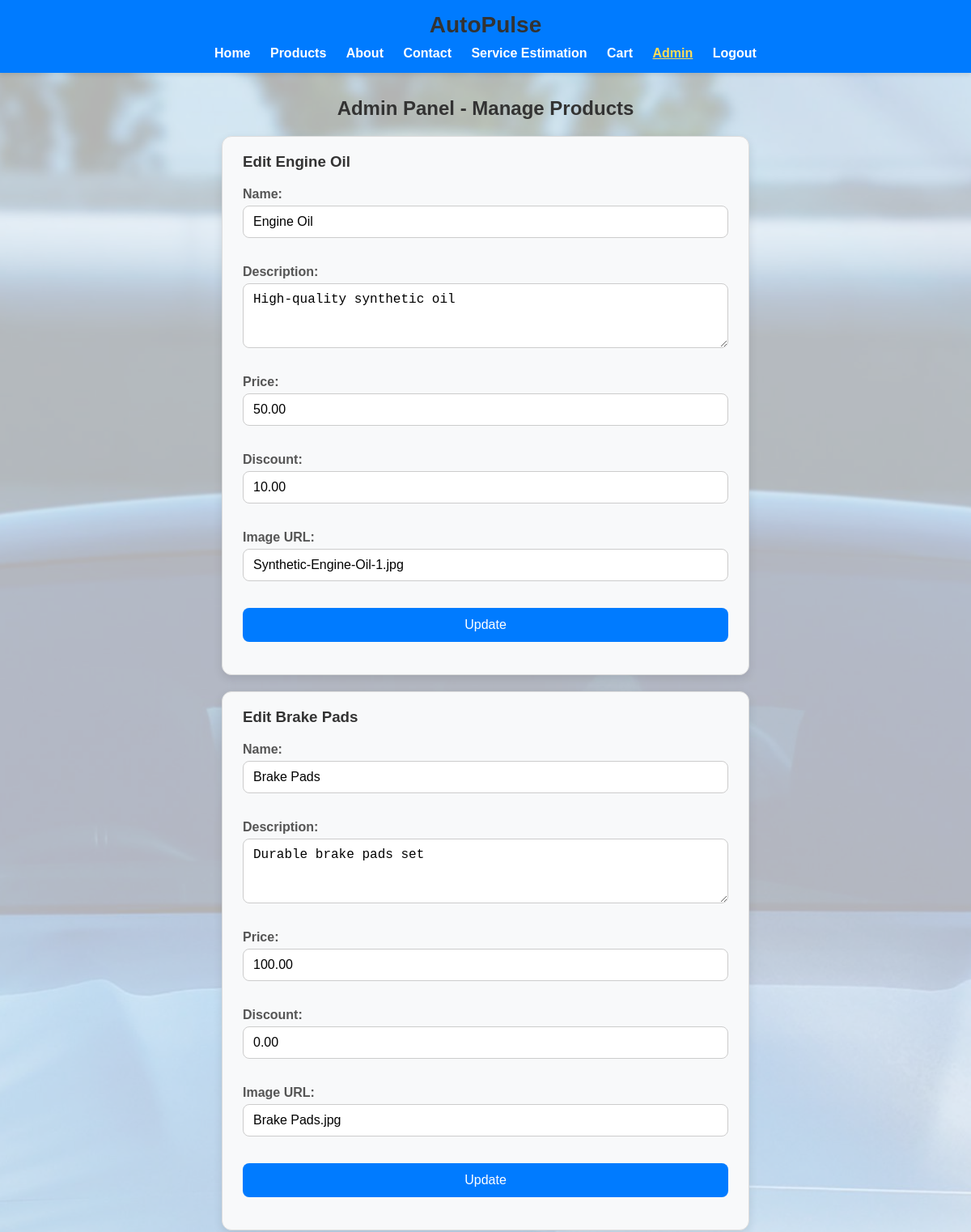
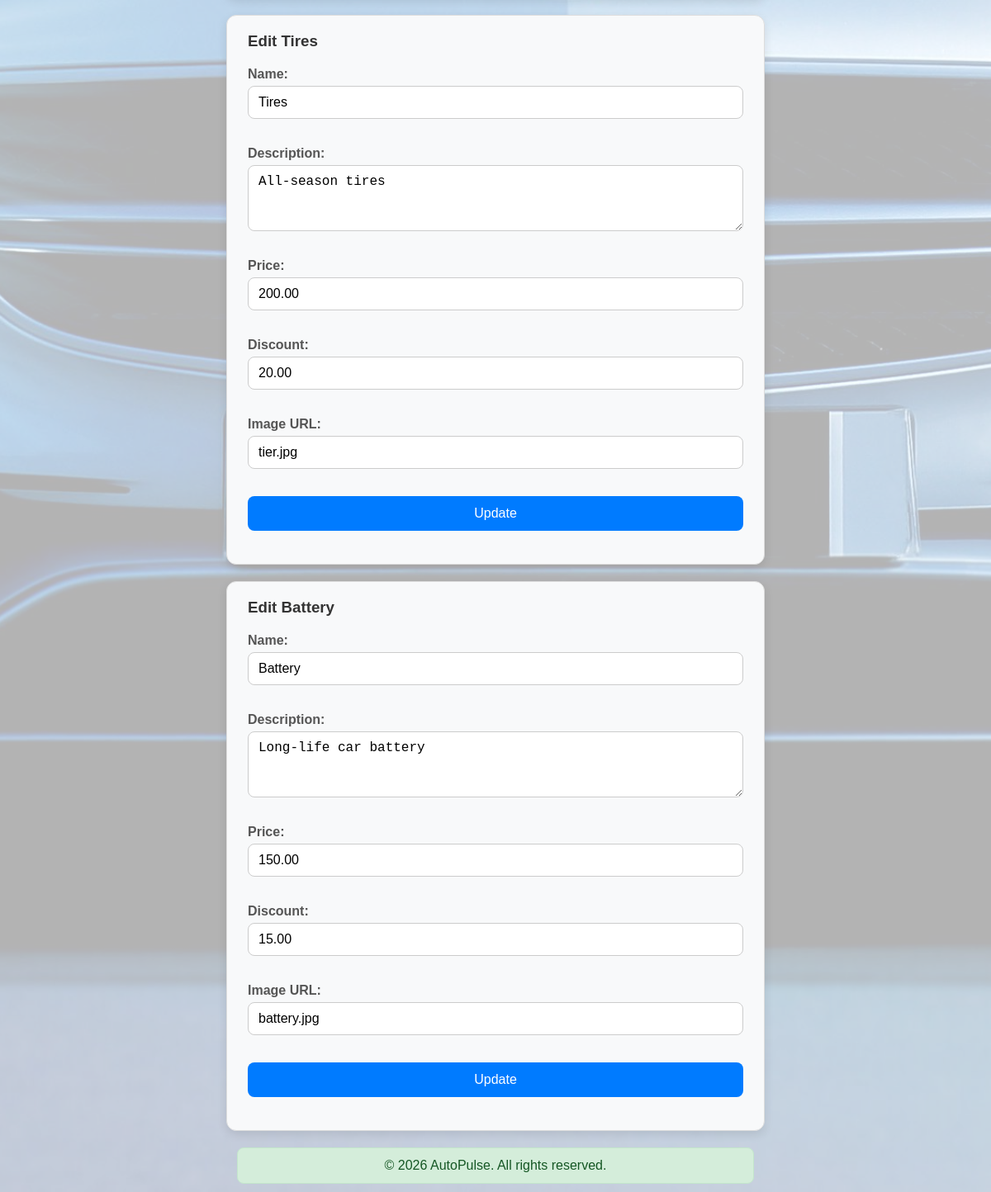
Page /public/index.php?page=admin (signed in) on the committed database (2 pictures, top to bottom).
### tables this page shows
CREATE TABLE `products` (
  `id` int(11) NOT NULL,
  `name` varchar(255) NOT NULL,
  `description` text DEFAULT NULL,
  `price` decimal(10,2) NOT NULL,
  `discount` decimal(10,2) DEFAULT 0.00,
  `image_url` varchar(255) DEFAULT NULL
);

### app/controllers/AdminController.php (called while the page is built, shortened)
<?php
require_once __DIR__ . '/../models/ProductModel.php';
class AdminController
{
    public function index()
    {
        $model = new ProductModel();
        $products = $model->getAll();
        require_once __DIR__ . '/../views/admin.php';
    }
}

### app/models/ProductModel.php (called while the page is built, shortened)
<?php
class ProductModel {
    public function getAll() {
        $db = getDB();
        $stmt = $db->query('SELECT * FROM products');
        return $stmt->fetchAll(PDO::FETCH_ASSOC);
    }
}

### app/views/admin.php (the view, shortened to what this page needs)
<?php require_once 'header.php'; ?>
<link rel="stylesheet" href="<?php echo BASE_URL; ?>CSS/admin.css">
<h2>Admin Panel - Manage Products</h2>
<?php foreach ($products as $product): ?>
    <div class="product">
        <h3>Edit <?php echo htmlspecialchars($product['name']); ?></h3>
        <form method="POST" action="index.php?page=admin">
            <label>Name:</label><input type="text" name="name" value="<?php echo htmlspecialchars($product['name']); ?>"><br>
            <label>Description:</label><textarea name="description"><?php echo htmlspecialchars($product['description']); ?></textarea><br>
            <label>Price:</label><input type="number" step="0.01" name="price" value="<?php echo $product['price']; ?>"><br>
            <label>Discount:</label><input type="number" step="0.01" name="discount" value="<?php echo $product['discount']; ?>"><br>
            <label>Image URL:</label><input type="url" name="image_url" value="<?php echo htmlspecialchars($product['image_url']); ?>"><br>
            <button type="submit">Update</button>
        </form>
    </div>
<?php endforeach; ?>
<?php require_once 'footer.php'; ?>

### public/CSS/style.css (style rules this page uses)
body { font-family: Arial, sans-serif; margin: 20px; }
h1, h2, h3 { color: #333; }
form { margin: 20px 0; }
input, textarea, select { display: block; margin: 5px 0; padding: 5px; }
button { padding: 5px 10px; cursor: pointer; }
.product { border: 1px solid #ddd; padding: 10px; margin: 10px 0; }
body { margin: 0; font-family: Arial, sans-serif; background-color: #f8f9fa; }
body { margin: 0; font-family: Arial, sans-serif; background: url('../image/pexels-mikebirdy-120049.jpg') no-repeat center center fixed; background-size: cover; color: #333; }
body::before { content: ''; position: fixed; top: 0; left: 0; width: 100%; height: 100%; background: rgba(255, 255, 255, 0.7); z-index: -1; }
button { padding: 8px 12px; background-color: #007bff; color: white; border: none; border-radius: 6px; cursor: pointer; transition: background-color 0.3s; }

### public/CSS/admin.css (style rules this page uses)
h2 { text-align: center; color: #333; margin: 30px 0 20px 0; font-family: Arial, sans-serif; }
.product { background-color: #f8f9fa; max-width: 600px; margin: 20px auto; padding: 20px 25px; border-radius: 12px; box-shadow: 0 4px 12px rgba(0,0,0,0.1); font-family: Arial, sans-serif; }
.product h3 { margin-top: 0; margin-bottom: 15px; color: #333; text-align: left; }
.product form label { display: block; margin-bottom: 5px; font-weight: bold; color: #555; }
.product form input[type="text"], .product form input[type="number"], .product form input[type="url"], .product form textarea { width: 100%; padding: 10px 12px; margin-bottom: 15px; border-radius: 8px; border: 1px solid #ccc; font-size: 16px; box-sizing: border-box; transition: border-color 0.3s; }
.product form textarea { min-height: 80px; resize: vertical; }
.product form button { width: 100%; padding: 12px; background-color: #007bff; color: white; border: none; border-radius: 8px; font-size: 16px; cursor: pointer; transition: background-color 0.3s; }

### rows in the picture
products: name "Engine Oil", description "High-quality synthetic oil", price "50.00", discount "10.00", image_url "Synthetic-Engine-Oil-1.jpg"
products: name "Brake Pads", description "Durable brake pads set", price "100.00", discount "0.00", image_url "Brake Pads.jpg"
products: name "Tires", description "All-season tires", price "200.00", discount "20.00", image_url "tier.jpg"
products: name "Battery", description "Long-life car battery", price "150.00", discount "15.00", image_url "battery.jpg"
